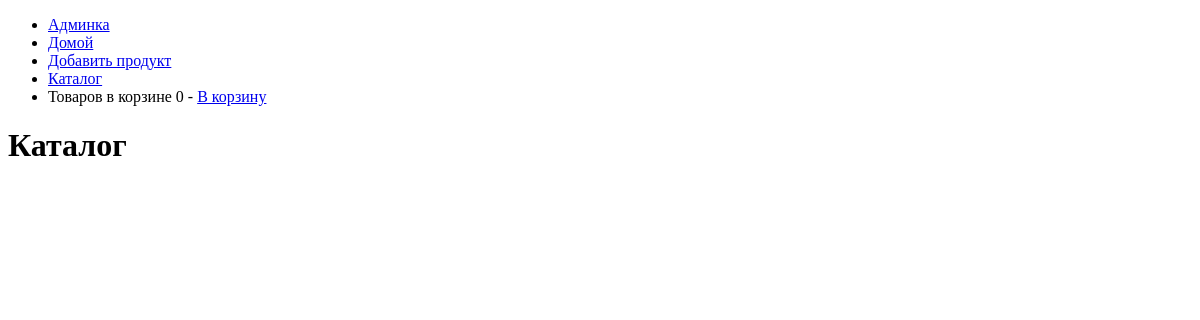
Page /catalog/ on the earlier database version.
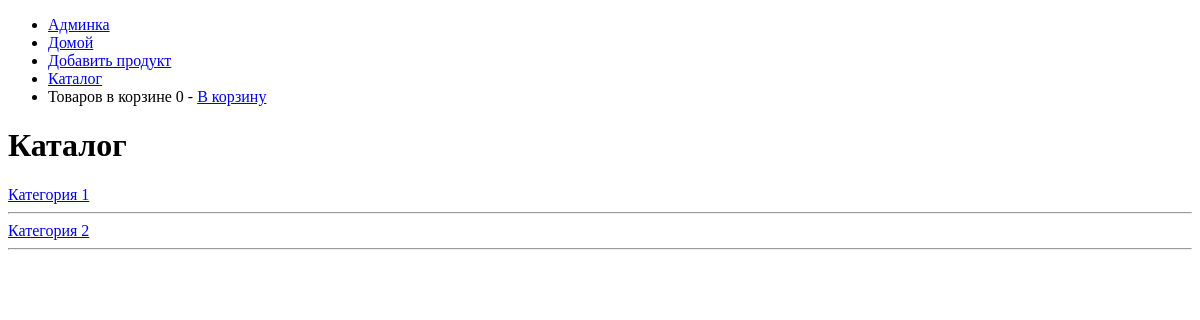
Same page on the later database version.
### apps/catalog/models.py (models this page shows, shortened)
class Category(models.Model):
	def category_pic(instance, filename):
		ext = '.' + filename.split('.')[-1]
		path = "catalog/category/pics/" + instance.slug
		format = instance.slug + ext
		return os.path.join(path, format)
	title					= models.CharField(verbose_name="Наименование:", max_length=90, unique=True)
	slug					= models.SlugField(verbose_name="URL:", max_length=90, unique=True)
	parent				= models.ForeignKey("self", verbose_name="Категория родитель:",on_delete=models.CASCADE, blank=True, null=True)
	description		= models.TextField(verbose_name="Описание категории", max_length=1500, blank=True,)
	svg						= models.CharField(verbose_name="Название SVG, для меню", max_length=30, blank=True,)
	img						= models.ImageField(verbose_name="Изображение для категории", upload_to=category_pic, blank=True)
	attr_list			= models.ManyToManyField(Attribute, verbose_name="Атрибуты для категории", blank=True)
	def get_absolute_url(self):
		return reverse('category',kwargs={'slug': self.slug})
	class Meta():
		db_table = 'category'
		verbose_name = "(2) Категория"
		verbose_name_plural = "(2) Категории"

### apps/catalog/views.py (the view)
# urls.py: path('', views.catalog, name='catalog'),
def catalog(request):
    categories = Category.objects.filter(parent = None)
    return render(
        request,
        'catalog/catalog.html',
        context = {'categories': categories}
    )

### templates/catalog/catalog.html
{% extends "main/layout.html" %}
{% load staticfiles %}
{% block content %}
<h1>Каталог</h1>
{% for category in categories %}
<a href="{{ category.get_absolute_url }}">{{ category.title }}</a>
<hr>
{% endfor %}
{% endblock %}

Differences in the rows shown:
added Category: title "Категория 1"
added Category: title "Категория 2"
